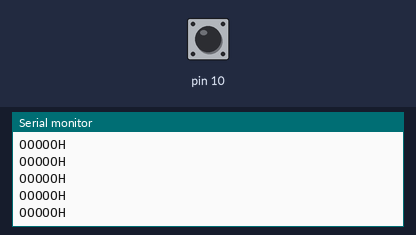
Bench run of a sketch on a simulated Arduino Uno, built with avr-gcc and run on an emulated ATmega328P. Shown: the last lines printed to the serial monitor. The inputs (shaded band) are chosen by the test bench; at power-on: pin 10 HIGH.

Above: at 1.2 s.
1.3 s: pin 10 driven LOW
At 2.2 s:
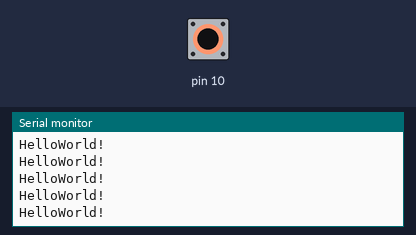
3.2 s: pin 10 driven HIGH
At 3.8 s:
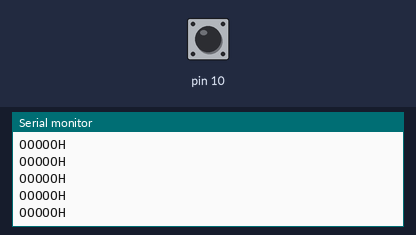
6.2 s: pin 10 driven LOW
At 7.1 s:
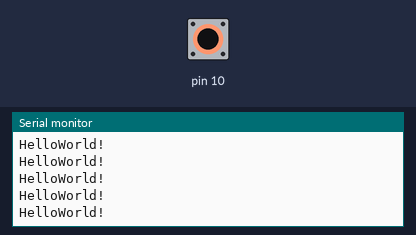
9.2 s: pin 10 driven HIGH
At 10.2 s:
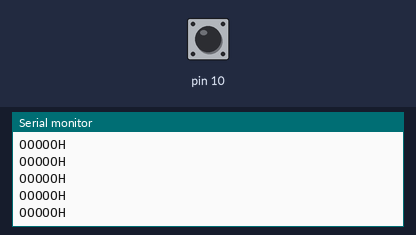
12.2 s: pin 10 driven LOW
At 13.2 s:
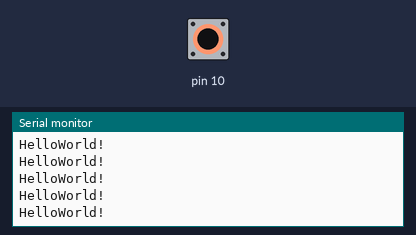

Measured:
- after the input at 1.3 s, the serial monitor: prints a new line after 0.07 s (image 1)

The sketch:

TracDemo.ino
```cpp
//TracDemo,pin = 10
void setup() {
  // put your setup code here, to run once:
  pinMode(10,INPUT);
  Serial.begin(9600);
}

void loop() {
  // put your main code here, to run repeatedly:
  int a;
  a = digitalRead(10);
  if(a==0)
  {
    Serial.println("HelloWorld!");
    }
   if(a==1)
   {
    Serial.println("OOOOOH");
    }
}
```
